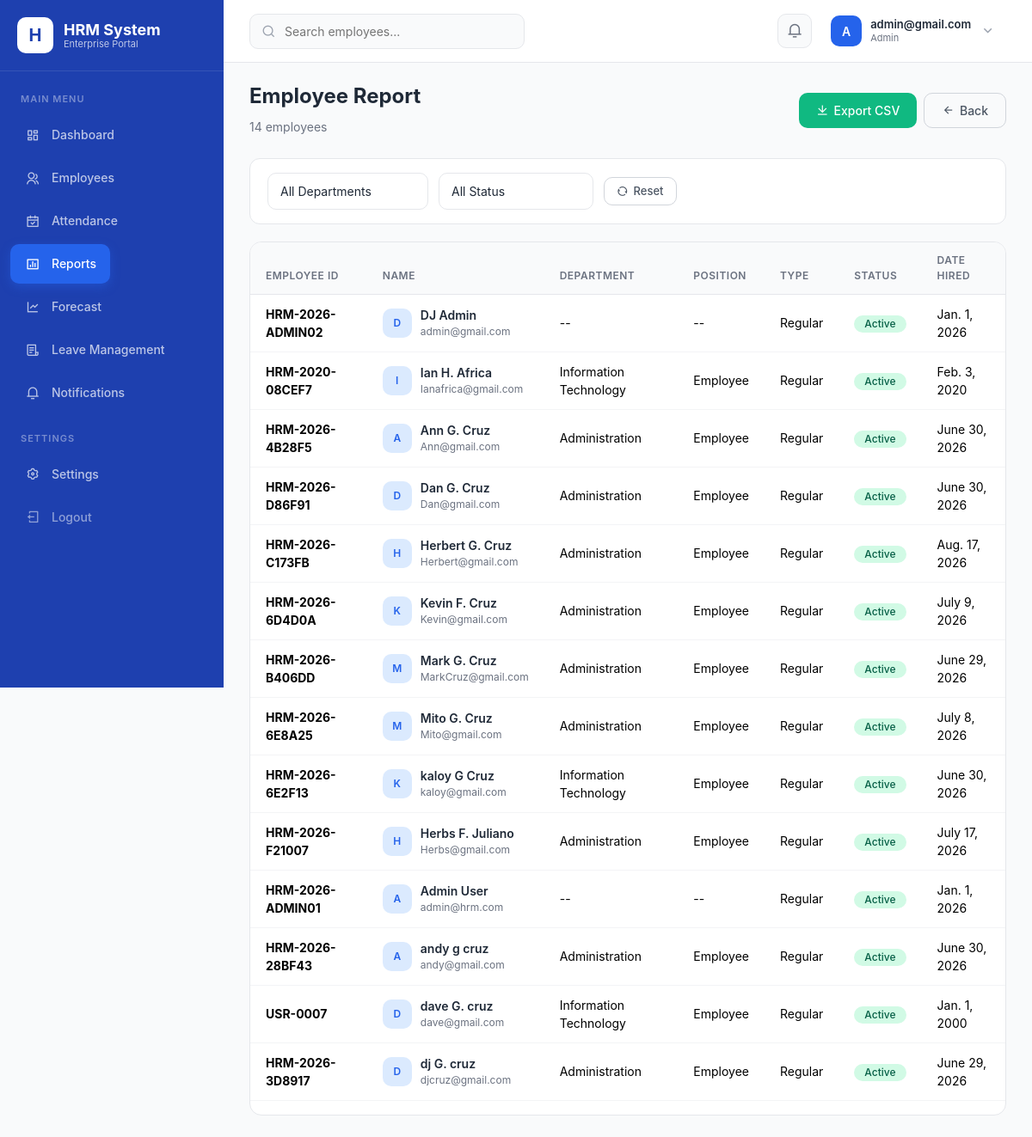
/reports/employees/ (signed in), run on the app's committed database.
### core/models.py (models this page shows, shortened)
class Employee(models.Model):
    ROLE_CHOICES = [
        ('admin', 'Admin'),
        ('hr_staff', 'HR Staff'),
        ('manager', 'Manager'),
        ('employee', 'Employee'),
    ]
    CIVIL_STATUS_CHOICES = [
        ('Single', 'Single'),
        ('Married', 'Married'),
        ('Divorced', 'Divorced'),
        ('Widowed', 'Widowed'),
    ]
    GENDER_CHOICES = [
        ('Male', 'Male'),
        ('Female', 'Female'),
        ('Other', 'Other'),
    ]
    EMPLOYMENT_TYPE_CHOICES = [
        ('Regular', 'Regular'),
        ('Probationary', 'Probationary'),
        ('Contractual', 'Contractual'),
        ('Part-Time', 'Part-Time'),
        ('Intern', 'Intern'),
    ]
    EMPLOYMENT_STATUS_CHOICES = [
        ('Active', 'Active'),
        ('Inactive', 'Inactive'),
        ('Resigned', 'Resigned'),
        ('Terminated', 'Terminated'),
        ('Suspended', 'Suspended'),
    ]
    user = models.OneToOneField(User, on_delete=models.CASCADE, related_name='employee')
    employee_id = models.CharField(max_length=20, unique=True, editable=False)
    first_name = models.CharField(max_length=50)
    middle_name = models.CharField(max_length=50, blank=True, null=True)
    last_name = models.CharField(max_length=50)
    gender = models.CharField(max_length=10, choices=GENDER_CHOICES)
    birth_date = models.DateField()
    civil_status = models.CharField(max_length=20, choices=CIVIL_STATUS_CHOICES)
    contact_number = models.CharField(max_length=20)
    email_address = models.EmailField()
    address = models.TextField()
    profile_photo = models.ImageField(upload_to='profiles/', blank=True, null=True)
    department = models.ForeignKey(Department, on_delete=models.SET_NULL, null=True, related_name='employees')
    position = models.CharField(max_length=100, blank=True, null=True)
    employment_type = models.CharField(max_length=20, choices=EMPLOYMENT_TYPE_CHOICES, default='Regular')
    date_hired = models.DateField()
    employment_status = models.CharField(max_length=20, choices=EMPLOYMENT_STATUS_CHOICES, default='Active')
    immediate_supervisor = models.CharField(max_length=100, blank=True, null=True)
    role = models.CharField(max_length=20, choices=ROLE_CHOICES, default='employee')
    created_at = models.DateTimeField(auto_now_add=True)
    updated_at = models.DateTimeField(auto_now=True)
    class Meta:
        ordering = ['last_name', 'first_name']
    @property
    def full_name(self):
        if self.middle_name:
            return f"{self.first_name} {self.middle_name} {self.last_name}"
        return f"{self.first_name} {self.last_name}"

class Department(models.Model):
    name = models.CharField(max_length=100, unique=True)
    code = models.CharField(max_length=10, unique=True)
    description = models.TextField(blank=True, null=True)
    created_at = models.DateTimeField(auto_now_add=True)
    updated_at = models.DateTimeField(auto_now=True)
    class Meta:
        ordering = ['name']

### core/views/report_views.py (the view, shortened to what this page needs)
# urls.py: path('reports/employees/', report_views.report_employees, name='report_employees'),
@login_required
@hr_staff_required
def report_employees(request):
    employees = Employee.objects.select_related('department').all()
    department_id = request.GET.get('department', '')
    status_filter = request.GET.get('status', '')
    if department_id:
        employees = employees.filter(department_id=department_id)
    if status_filter:
        employees = employees.filter(employment_status=status_filter)
    employees = employees.order_by('last_name', 'first_name')
    departments = Department.objects.all()
    total = employees.count()
    export_csv = request.GET.get('export') == 'csv'
    context = {
        'employees': employees,
        'departments': departments,
        'total': total,
        'selected_department': department_id,
        'selected_status': status_filter,
    }
    return render(request, 'reports/employees.html', context)

### core/context_processors.py (called while the page is built, shortened)
def notification_count(request):
    if request.user.is_authenticated:
        unread_count = Notification.objects.filter(
            recipient=request.user, is_read=False
        ).count()
        recent_notifications = Notification.objects.filter(
            recipient=request.user
        )[:5]
        user_role = get_user_role(request.user)
        return {
            'unread_notifications': unread_count,
            'recent_notifications': recent_notifications,
            'user_role': user_role,
            'user_role_display': ROLE_DISPLAY.get(user_role, 'Employee'),
        }

### templates/reports/employees.html (shortened to what this page needs)
{% extends 'base.html' %}
{% load static %}
{% block content %}
<div class="page-header">
    <div class="page-title">
        <h2>Employee Report</h2>
        <small>{{ total }} employees</small>
    </div>
    <div style="display:flex;gap:8px;">
        <a href="?{% if selected_department %}department={{ selected_department }}&{% endif %}export=csv" class="btn btn-success">
            <i class="ri-download-line"></i> Export CSV
        </a>
        <a href="{% url 'reports_index' %}" class="btn btn-outline"><i class="ri-arrow-left-line"></i> Back</a>
    </div>
</div>
<div class="filter-bar">
    <form method="GET" style="display:flex;gap:12px;flex-wrap:wrap;align-items:center;">
        <select name="department" class="form-select" onchange="this.form.submit()">
            <option value="">All Departments</option>
        </select>
        <select name="status" class="form-select" onchange="this.form.submit()">
            <option value="">All Status</option>
        </select>
        <a href="{% url 'report_employees' %}" class="btn btn-outline btn-sm"><i class="ri-refresh-line"></i> Reset</a>
    </form>
</div>
<div class="table-card fade-in">
    <div class="table-responsive">
        <table class="table">
            <thead>
                <tr>
                    <th>Employee ID</th>
                    <th>Name</th>
                    <th>Department</th>
                    <th>Position</th>
                    <th>Type</th>
                    <th>Status</th>
                    <th>Date Hired</th>
                </tr>
            </thead>
            <tbody>
                {% for emp in employees %}
                <tr>
                    <td><strong>{{ emp.employee_id }}</strong></td>
                    <td>
                        <div class="user-cell">
                            <div class="avatar">{{ emp.first_name|first|upper }}</div>
                            <div class="info">
                                <div class="name">{{ emp.full_name }}</div>
                                <div class="sub">{{ emp.email_address }}</div>
                            </div>
                        </div>
                    </td>
                    <td>{{ emp.department.name|default:"--" }}</td>
                    <td>{{ emp.position|default:"--" }}</td>
                    <td>{{ emp.employment_type }}</td>
                    <td><span class="badge badge-{% if emp.employment_status == 'Active' %}success{% else %}secondary{% endif %}">{{ emp.employment_status }}</span></td>
                    <td>{{ emp.date_hired }}</td>
                </tr>
                {% empty %}
                <tr><td colspan="7" style="text-align:center;padding:40px;color:var(--gray-500);">No employees found.</td></tr>
                {% endfor %}
            </tbody>
        </table>
    </div>
</div>
{% endblock %}

### templates/navbar.html (shortened to what this page needs)
{% load static %}
<nav class="top-navbar">
    <div class="navbar-left">
        <div class="search-box">
            <i class="ri-search-line"></i>
            <form method="GET" action="{% url 'employee_list' %}" style="display:inline;">
                <input type="text" name="search" placeholder="Search employees..." value="{{ search_query|default:'' }}">
            </form>
        </div>
    </div>
    <div class="navbar-right">
        <div class="position-relative">
            <button class="nav-icon" id="notificationBtn">
                <i class="ri-notification-3-line"></i>
            </button>
        </div>
        <div class="position-relative">
            <div class="user-dropdown" id="userDropdownBtn">
                <div class="user-avatar">
                    {% with name=user.get_full_name|default:user.username %}
                    {{ name|make_list|first|upper }}
                    {% endwith %}
                </div>
                <div class="user-info">
                    <div class="name">{{ user.get_full_name|default:user.username }}</div>
                    <div class="role">{{ user_role_display|default:"Employee" }}</div>
                </div>
                <i class="ri-arrow-down-s-line" style="color:var(--gray-400);font-size:18px;"></i>
            </div>
        </div>
    </div>
</nav>

### data on the page
Employee: employee_id "HRM-2026-ADMIN02", first_name|first "D", full_name "DJ Admin", email_address "admin@gmail.com", department.name "--", position "--", employment_type "Regular", employment_status "Active", date_hired "Jan. 1, 2026"
Employee: employee_id "HRM-2020-08CEF7", first_name|first "I", full_name "Ian H. Africa", email_address "Ianafrica@gmail.com", department.name "Information Technology", position "Employee", employment_type "Regular", employment_status "Active", date_hired "Feb. 3, 2020"
Employee: employee_id "HRM-2026-4B28F5", first_name|first "A", full_name "Ann G. Cruz", email_address "Ann@gmail.com", department.name "Administration", position "Employee", employment_type "Regular", employment_status "Active", date_hired "June 30, 2026"
Employee: employee_id "HRM-2026-D86F91", first_name|first "D", full_name "Dan G. Cruz", email_address "Dan@gmail.com", department.name "Administration", position "Employee", employment_type "Regular", employment_status "Active", date_hired "June 30, 2026"
Employee: employee_id "HRM-2026-C173FB", first_name|first "H", full_name "Herbert G. Cruz", email_address "Herbert@gmail.com", department.name "Administration", position "Employee", employment_type "Regular", employment_status "Active", date_hired "Aug. 17, 2026"
Employee: employee_id "HRM-2026-6D4D0A", first_name|first "K", full_name "Kevin F. Cruz", email_address "Kevin@gmail.com", department.name "Administration", position "Employee", employment_type "Regular", employment_status "Active", date_hired "July 9, 2026"
Employee: employee_id "HRM-2026-B406DD", first_name|first "M", full_name "Mark G. Cruz", email_address "MarkCruz@gmail.com", department.name "Administration", position "Employee", employment_type "Regular", employment_status "Active", date_hired "June 29, 2026"
Employee: employee_id "HRM-2026-6E8A25", first_name|first "M", full_name "Mito G. Cruz", email_address "Mito@gmail.com", department.name "Administration", position "Employee", employment_type "Regular", employment_status "Active", date_hired "July 8, 2026"
Employee: employee_id "HRM-2026-6E2F13", first_name|first "K", full_name "kaloy G Cruz", email_address "kaloy@gmail.com", department.name "Information Technology", position "Employee", employment_type "Regular", employment_status "Active", date_hired "June 30, 2026"
Employee: employee_id "HRM-2026-F21007", first_name|first "H", full_name "Herbs F. Juliano", email_address "Herbs@gmail.com", department.name "Administration", position "Employee", employment_type "Regular", employment_status "Active", date_hired "July 17, 2026"
Employee: employee_id "HRM-2026-ADMIN01", first_name|first "A", full_name "Admin User", email_address "admin@hrm.com", department.name "--", position "--", employment_type "Regular", employment_status "Active", date_hired "Jan. 1, 2026"
Employee: employee_id "HRM-2026-28BF43", first_name|first "A", full_name "andy g cruz", email_address "andy@gmail.com", department.name "Administration", position "Employee", employment_type "Regular", employment_status "Active", date_hired "June 30, 2026"
Employee: employee_id "USR-0007", first_name|first "D", full_name "dave G. cruz", email_address "dave@gmail.com", department.name "Information Technology", position "Employee", employment_type "Regular", employment_status "Active", date_hired "Jan. 1, 2000"
Employee: employee_id "HRM-2026-3D8917", first_name|first "D", full_name "dj G. cruz", email_address "djcruz@gmail.com", department.name "Administration", position "Employee", employment_type "Regular", employment_status "Active", date_hired "June 29, 2026"

### other printed values
{{ name|make_list|first|upper }} "A"
{{ user.get_full_name|default:user.username }} "admin@gmail.com"
{{ user_role_display|default:"Employee" }} "Admin"
{{ total }} "14"
